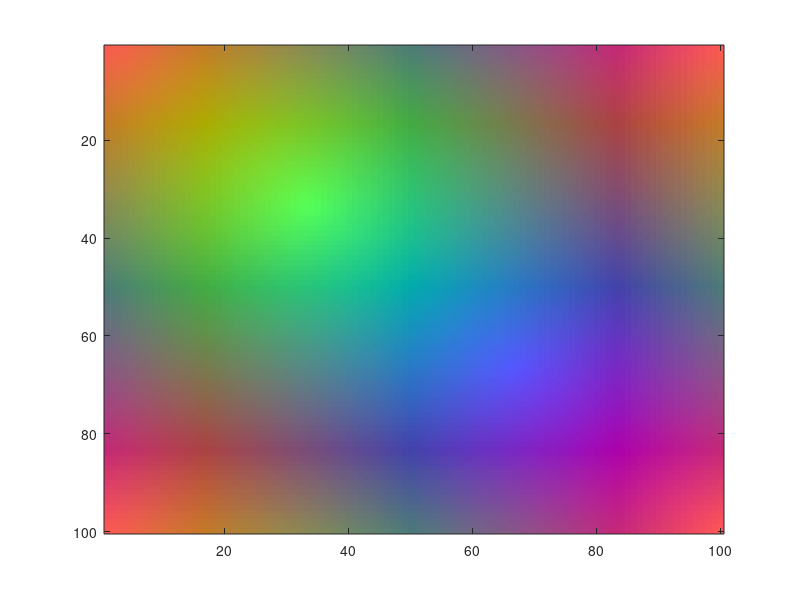

Recreate this plot in MATLAB.
clear;
Asite=[0 0;0 1;1 0;1 1];
Bsite=[1/3 1/3;4/3 1/3;1/3 4/3;4/3 4/3];
Csite=[2/3 2/3;2/3 -1/3;-1/3 2/3;-1/3 -1/3];
confactor=0.71
%confactor=confactor*0.82;
for i=1:100;
    for j =1:100;
        xcord=0.01*i;
        ycord=0.01*j;
        % calculating distance
        for k=1:4;
            Adis(k)=sqrt((xcord-Asite(k, 1))^2+(ycord-Asite(k,2))^2);
            Bdis(k)=sqrt((xcord-Bsite(k, 1))^2+(ycord-Bsite(k,2))^2);
            Cdis(k)=sqrt((xcord-Csite(k, 1))^2+(ycord-Csite(k,2))^2);
        end;            
         C(i,j,1)=1-min(Adis)/(confactor);
         C(i,j,2)=1-min(Bdis)/(confactor);
         C(i,j,3)=1-min(Cdis)/(confactor);
    end;
end;
image (C)

       